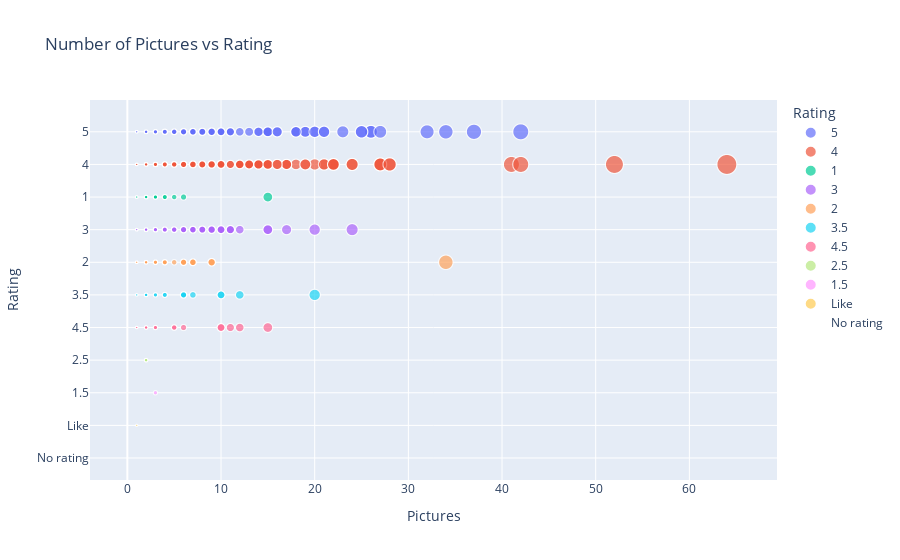

Write notebook code for a chart like this one.
### Markdown cell above
Pictures Uploaded vs Rating

### Code cell
fig = px.scatter(df, x='Pictures', y='Rating',
                 title='Number of Pictures vs Rating',
                 size='Pictures', color='Rating',
                 color_continuous_scale='Tealrose')
fig.show()

### Figure 1 — Plotly figure (JSON) as saved in the notebook; plotly's stock layout.template omitted (floating-point values rounded to 4 significant figures; data arrays with more than 128 entries replaced by an {"elided": "..."} marker saying what was removed)
{"data": [{"hovertemplate": "Rating=%{y}<br>Pictures=%{marker.size}<extra></extra>", "legendgroup": "5", "marker": {"color": "#636efa", "size": {"elided": "3832 int values"}, "sizemode": "area", "sizeref": 0.16, "symbol": "circle"}, "mode": "markers", "name": "5", "showlegend": true, "type": "scattergl", "x": {"elided": "3832 int values"}, "xaxis": "x", "y": {"elided": "3832 str values"}, "yaxis": "y"}, {"hovertemplate": "Rating=%{y}<br>Pictures=%{marker.size}<extra></extra>", "legendgroup": "4", "marker": {"color": "#EF553B", "size": {"elided": "2373 int values"}, "sizemode": "area", "sizeref": 0.16, "symbol": "circle"}, "mode": "markers", "name": "4", "showlegend": true, "type": "scattergl", "x": {"elided": "2373 int values"}, "xaxis": "x", "y": {"elided": "2373 str values"}, "yaxis": "y"}, {"hovertemplate": "Rating=%{y}<br>Pictures=%{marker.size}<extra></extra>", "legendgroup": "1", "marker": {"color": "#00cc96", "size": {"elided": "1735 int values"}, "sizemode": "area", "sizeref": 0.16, "symbol": "circle"}, "mode": "markers", "name": "1", "showlegend": true, "type": "scattergl", "x": {"elided": "1735 int values"}, "xaxis": "x", "y": {"elided": "1735 str values"}, "yaxis": "y"}, {"hovertemplate": "Rating=%{y}<br>Pictures=%{marker.size}<extra></extra>", "legendgroup": "3", "marker": {"color": "#ab63fa", "size": {"elided": "1193 int values"}, "sizemode": "area", "sizeref": 0.16, "symbol": "circle"}, "mode": "markers", "name": "3", "showlegend": true, "type": "scattergl", "x": {"elided": "1193 int values"}, "xaxis": "x", "y": {"elided": "1193 str values"}, "yaxis": "y"}, {"hovertemplate": "Rating=%{y}<br>Pictures=%{marker.size}<extra></extra>", "legendgroup": "2", "marker": {"color": "#FFA15A", "size": {"elided": "684 int values"}, "sizemode": "area", "sizeref": 0.16, "symbol": "circle"}, "mode": "markers", "name": "2", "showlegend": true, "type": "scattergl", "x": {"elided": "684 int values"}, "xaxis": "x", "y": {"elided": "684 str values"}, "yaxis": "y"}, {"hovertemplate": "Rating=%{y}<br>Pictures=%{marker.size}<extra></extra>", "legendgroup": "3.5", "marker": {"color": "#19d3f3", "size": [0, 0, 0, 0, 6, 4, 2, 0, 0, 12, 0, 1, 0, 2, 1, 0, 0, 0, 0, 0, 0, 0, 1, 0, 0, 0, 0, 10, 0, 0, 6, 2, 4, 0, 0, 7, 2, 2, 6, 6, 3, 6, 10, 0, 20, 3, 6], "sizemode": "area", "sizeref": 0.16, "symbol": "circle"}, "mode": "markers", "name": "3.5", "showlegend": true, "type": "scattergl", "x": [0, 0, 0, 0, 6, 4, 2, 0, 0, 12, 0, 1, 0, 2, 1, 0, 0, 0, 0, 0, 0, 0, 1, 0, 0, 0, 0, 10, 0, 0, 6, 2, 4, 0, 0, 7, 2, 2, 6, 6, 3, 6, 10, 0, 20, 3, 6], "xaxis": "x", "y": ["3.5", "3.5", "3.5", "3.5", "3.5", "3.5", "3.5", "3.5", "3.5", "3.5", "3.5", "3.5", "3.5", "3.5", "3.5", "3.5", "3.5", "3.5", "3.5", "3.5", "3.5", "3.5", "3.5", "3.5", "3.5", "3.5", "3.5", "3.5", "3.5", "3.5", "3.5", "3.5", "3.5", "3.5", "3.5", "3.5", "3.5", "3.5", "3.5", "3.5", "3.5", "3.5", "3.5", "3.5", "3.5", "3.5", "3.5"], "yaxis": "y"}, {"hovertemplate": "Rating=%{y}<br>Pictures=%{marker.size}<extra></extra>", "legendgroup": "4.5", "marker": {"color": "#FF6692", "size": [0, 0, 0, 0, 2, 0, 0, 0, 0, 1, 1, 0, 0, 0, 1, 0, 0, 0, 0, 0, 3, 0, 10, 0, 0, 3, 0, 0, 1, 0, 0, 0, 11, 0, 6, 0, 0, 0, 0, 0, 2, 0, 0, 0, 0, 0, 0, 0, 1, 1, 0, 12, 0, 0, 0, 5, 5, 0, 0, 10, 0, 0, 2, 0, 0, 0, 15, 0, 0], "sizemode": "area", "sizeref": 0.16, "symbol": "circle"}, "mode": "markers", "name": "4.5", "showlegend": true, "type": "scattergl", "x": [0, 0, 0, 0, 2, 0, 0, 0, 0, 1, 1, 0, 0, 0, 1, 0, 0, 0, 0, 0, 3, 0, 10, 0, 0, 3, 0, 0, 1, 0, 0, 0, 11, 0, 6, 0, 0, 0, 0, 0, 2, 0, 0, 0, 0, 0, 0, 0, 1, 1, 0, 12, 0, 0, 0, 5, 5, 0, 0, 10, 0, 0, 2, 0, 0, 0, 15, 0, 0], "xaxis": "x", "y": ["4.5", "4.5", "4.5", "4.5", "4.5", "4.5", "4.5", "4.5", "4.5", "4.5", "4.5", "4.5", "4.5", "4.5", "4.5", "4.5", "4.5", "4.5", "4.5", "4.5", "4.5", "4.5", "4.5", "4.5", "4.5", "4.5", "4.5", "4.5", "4.5", "4.5", "4.5", "4.5", "4.5", "4.5", "4.5", "4.5", "4.5", "4.5", "4.5", "4.5", "4.5", "4.5", "4.5", "4.5", "4.5", "4.5", "4.5", "4.5", "4.5", "4.5", "4.5", "4.5", "4.5", "4.5", "4.5", "4.5", "4.5", "4.5", "4.5", "4.5", "4.5", "4.5", "4.5", "4.5", "4.5", "4.5", "4.5", "4.5", "4.5"], "yaxis": "y"}, {"hovertemplate": "Rating=%{y}<br>Pictures=%{marker.size}<extra></extra>", "legendgroup": "2.5", "marker": {"color": "#B6E880", "size": [0, 0, 2, 0, 0, 0, 0, 0, 2, 0, 0, 0, 0, 0, 0, 2, 0, 0, 0], "sizemode": "area", "sizeref": 0.16, "symbol": "circle"}, "mode": "markers", "name": "2.5", "showlegend": true, "type": "scattergl", "x": [0, 0, 2, 0, 0, 0, 0, 0, 2, 0, 0, 0, 0, 0, 0, 2, 0, 0, 0], "xaxis": "x", "y": ["2.5", "2.5", "2.5", "2.5", "2.5", "2.5", "2.5", "2.5", "2.5", "2.5", "2.5", "2.5", "2.5", "2.5", "2.5", "2.5", "2.5", "2.5", "2.5"], "yaxis": "y"}, {"hovertemplate": "Rating=%{y}<br>Pictures=%{marker.size}<extra></extra>", "legendgroup": "1.5", "marker": {"color": "#FF97FF", "size": [0, 0, 0, 0, 0, 0, 0, 0, 3], "sizemode": "area", "sizeref": 0.16, "symbol": "circle"}, "mode": "markers", "name": "1.5", "showlegend": true, "type": "scattergl", "x": [0, 0, 0, 0, 0, 0, 0, 0, 3], "xaxis": "x", "y": ["1.5", "1.5", "1.5", "1.5", "1.5", "1.5", "1.5", "1.5", "1.5"], "yaxis": "y"}, {"hovertemplate": "Rating=%{y}<br>Pictures=%{marker.size}<extra></extra>", "legendgroup": "Like", "marker": {"color": "#FECB52", "size": [1], "sizemode": "area", "sizeref": 0.16, "symbol": "circle"}, "mode": "markers", "name": "Like", "showlegend": true, "type": "scattergl", "x": [1], "xaxis": "x", "y": ["Like"], "yaxis": "y"}, {"hovertemplate": "Rating=%{y}<br>Pictures=%{marker.size}<extra></extra>", "legendgroup": "No rating", "marker": {"color": "#636efa", "size": [0, 0, 0, 0, 0, 0, 0, 0, 0, 0, 0, 0, 0, 0, 0, 0, 0, 0, 0, 0, 0, 0, 0, 0, 0, 0, 0, 0, 0, 0, 0, 0, 0, 0, 0, 0, 0, 0], "sizemode": "area", "sizeref": 0.16, "symbol": "circle"}, "mode": "markers", "name": "No rating", "showlegend": true, "type": "scattergl", "x": [0, 0, 0, 0, 0, 0, 0, 0, 0, 0, 0, 0, 0, 0, 0, 0, 0, 0, 0, 0, 0, 0, 0, 0, 0, 0, 0, 0, 0, 0, 0, 0, 0, 0, 0, 0, 0, 0], "xaxis": "x", "y": ["No rating", "No rating", "No rating", "No rating", "No rating", "No rating", "No rating", "No rating", "No rating", "No rating", "No rating", "No rating", "No rating", "No rating", "No rating", "No rating", "No rating", "No rating", "No rating", "No rating", "No rating", "No rating", "No rating", "No rating", "No rating", "No rating", "No rating", "No rating", "No rating", "No rating", "No rating", "No rating", "No rating", "No rating", "No rating", "No rating", "No rating", "No rating"], "yaxis": "y"}], "layout": {"legend": {"itemsizing": "constant", "title": {"text": "Rating"}, "tracegroupgap": 0}, "title": {"text": "Number of Pictures vs Rating"}, "xaxis": {"anchor": "y", "domain": [0, 1], "title": {"text": "Pictures"}}, "yaxis": {"anchor": "x", "categoryarray": ["No rating", "Like", "1.5", "2.5", "4.5", "3.5", "2", "3", "1", "4", "5"], "categoryorder": "array", "domain": [0, 1], "title": {"text": "Rating"}}}}
